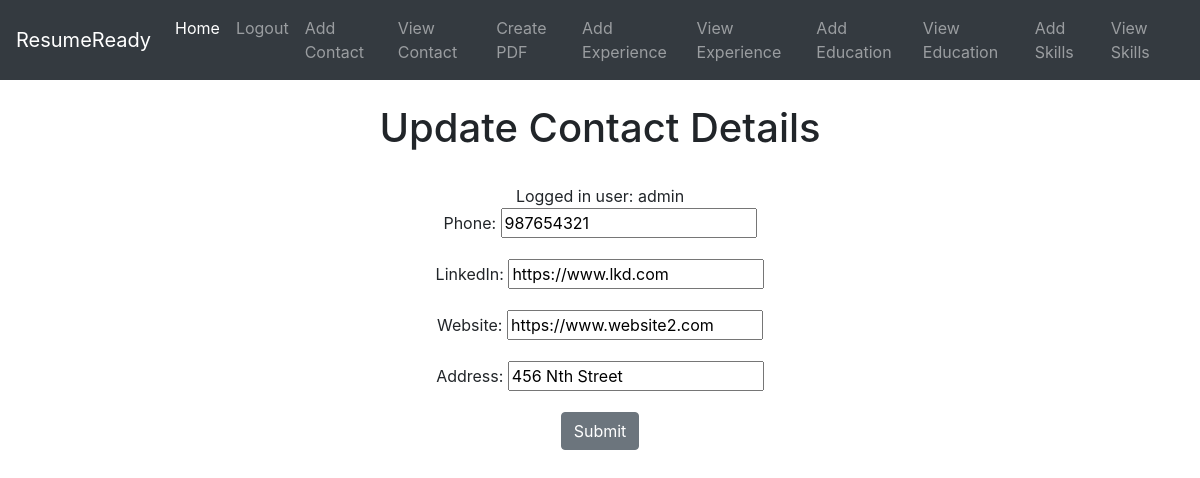
The app's page /update_contact/15 (signed in) with its own data.
### details/models.py (models this page shows, shortened)
class Contact(models.Model):
    phone = models.CharField('Phone', max_length=10)
    linkedin = models.URLField('LinkedIn')
    website = models.URLField('Website')
    address = models.CharField('Address', max_length=200)
    owner = models.IntegerField('Contact Owner', blank=False, default=1)

### details/views.py (the view)
# urls.py: path('update_contact/<contact_id>', views.update_contact, name='update-contact'),
def update_contact(request, contact_id):
    contact = Contact.objects.get(pk=contact_id)
    form = ContactForm(request.POST or None, instance=contact)
    if form.is_valid():
        form.save()
        return redirect('view-contact')
    return render(request, 'details/update_contact.html', {'form': form, 'contact': contact})

### details/forms.py
class ContactForm(ModelForm):
    class Meta:
        model = Contact
        fields = ('phone', 'linkedin', 'website', 'address')

### details/templates/details/update_contact.html (shortened to what this page needs)
{% extends 'details/base.html'%}
{% block content %}
<center>
    <h1>Update Contact Details</h1>
    {% if user.is_authenticated %}
        <br>
        Logged in user: {{ user }}
        <br>
        {% if submitted %}
        You have already submitted this information!
        {% else %}
            <form action="" method="post">
                {{ form.as_p }}
                <input type="submit" value="Submit" class="btn btn-secondary">
            </form>
        {% endif %}
    {% else %}
        <h2> You need to be authenticated to access this page!</h2>
    {% endif %}
</center>
{% endblock %}

### records on screen
Contact: phone "987654321", linkedin "https://www.lkd.com", website "https://www.website2.com", address "456 Nth Street"

### other values on screen
{{ user }} "admin"
